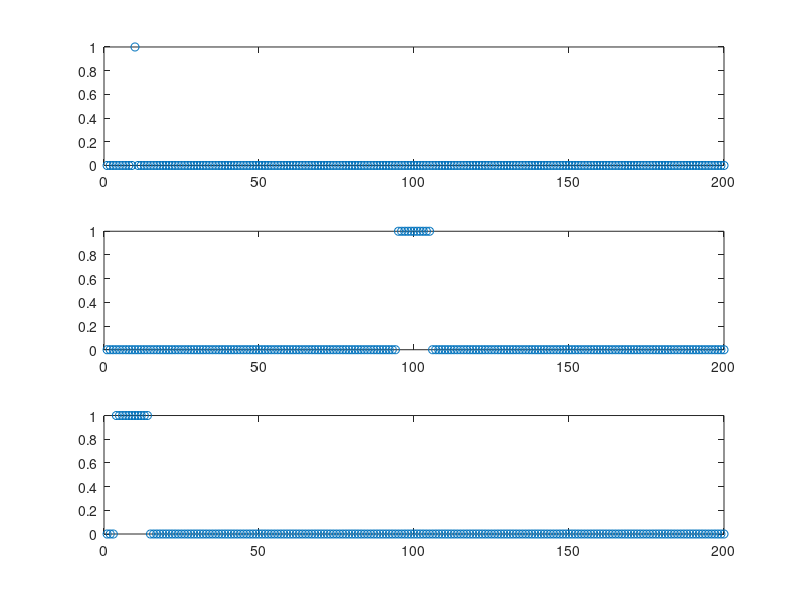

Recreate this plot in MATLAB.
close all;

n = 200;

signal = zeros([200, 1]);
signal(10) = 1;
occluder = zeros([200, 1]);
occluder(end/2 - 5:end/2 + 5) = 1;

obs = conv(signal, occluder, 'same');
subplot(311); plot(signal, 'o');
subplot(312); plot(occluder, 'o');
subplot(313); plot(obs, 'o');